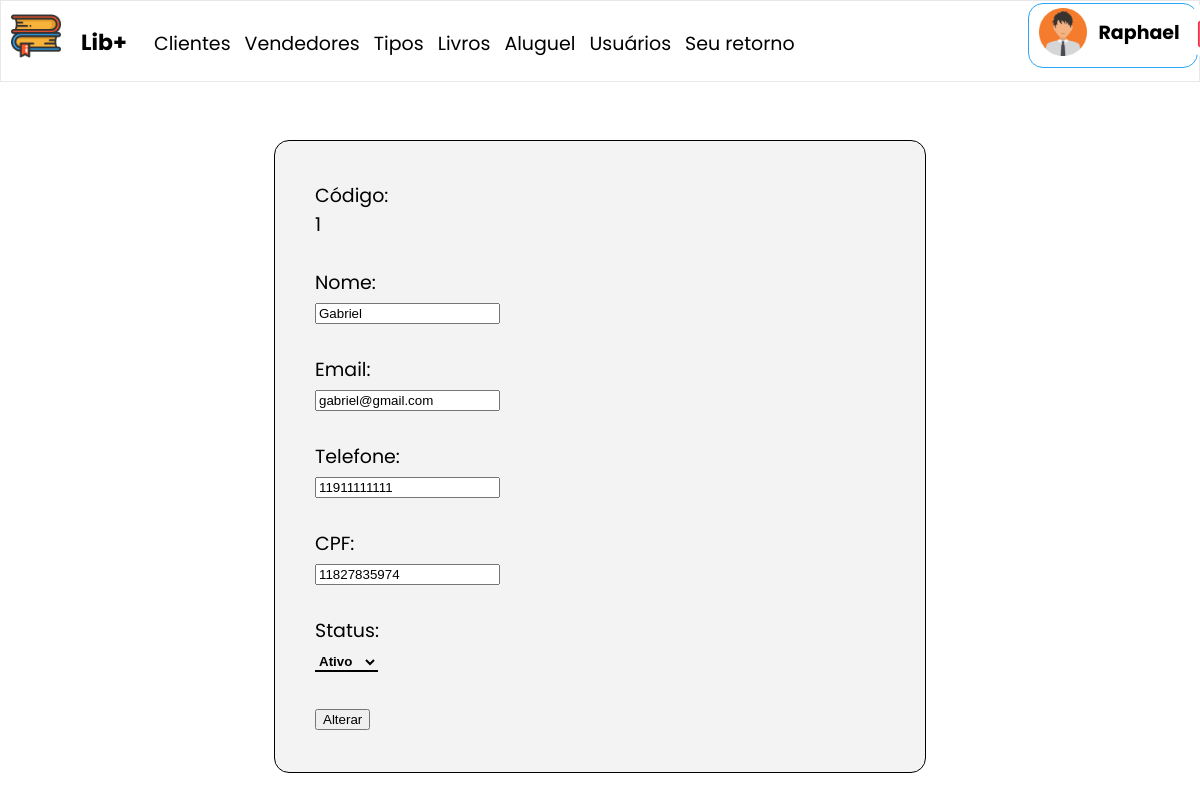
Screenshot of /alterar_clientes.php?id=1 (signed in) with the database file from the repository.
### tables this page shows
CREATE TABLE `cliente` (
  `id` int(11) NOT NULL,
  `nome` varchar(150) NOT NULL,
  `email` varchar(150) NOT NULL,
  `telefone` varchar(14) NOT NULL,
  `cpf` char(14) NOT NULL,
  `status` char(1) NOT NULL
);

### alterar_clientes.php (the view, shortened to what this page needs)
<?php
	include('validar.php');
	$id = $_GET['id'];
	$sql = "SELECT * FROM cliente WHERE id = {$id}";
	$query = mysqli_query($conexao, $sql);
	$item = mysqli_fetch_array($query, MYSQLI_ASSOC);
?>
<!DOCTYPE html>
<html lang="pt=br">
	<head>
	</head>
	<body>
		<?php include('menu.php'); ?>
		<form class="cadastro" action="alterar_clientes_db.php" method="post">
			<label>Código:</label><br>
			<?php echo $id; ?><br><br>
			<label for="nome">Nome:</label><br>
			<input type="text" name="nome" id="nome" maxlength="150" value="<?php echo $item['nome']; ?>"><br><br>
			<label for="email">Email:</label><br>
			<input type="text" name="email" id="email" maxlength="150" value="<?php echo $item['email']; ?>"><br><br>
			<label for="telefone">Telefone:</label><br>
			<input type="text" name="telefone" id="telefone" maxlength="14" value="<?php echo $item['telefone']; ?>"><br><br>
			<label for="cpf">CPF:</label><br>
			<input type="text" name="cpf" id="cpf" maxlength="14" value="<?php echo $item['cpf']; ?>"><br><br>
			<label for="status">Status:</label><br>
			<select name="status" id="status">
				<option value="A"<?php if ($item['status'] == 'A') { ?> selected="selected"<?php } ?>>Ativo</option>
			</select><br><br>
			<button type="submit">Alterar</button>
		</form>
	</body>
</html>

### css/style.css (style rules this page uses)
body { background: white; font-family: 'Poppins', sans-serif; font-style: normal; font-size: 19px; margin: 0px; }
label { font-weight: normal; }
.cadastro { background-color: #f3f3f3; width: 610px; height: 100%; margin: 0 auto; padding-left: 40px; padding-top: 40px; padding-bottom: 40px; border-radius: 15px; border: 1px solid black; }
select { background-color: #f3f3f3; border: 0px; border-bottom: 2px solid black; font-weight: bold; }

### rows the page displays
cliente: nome "Gabriel", email "gabriel@gmail.com", telefone "11911111111", cpf "11827835974", status "Ativo"

### other values shown
$_SESSION['usuario']['nome'] "Raphael"
$id "1"
